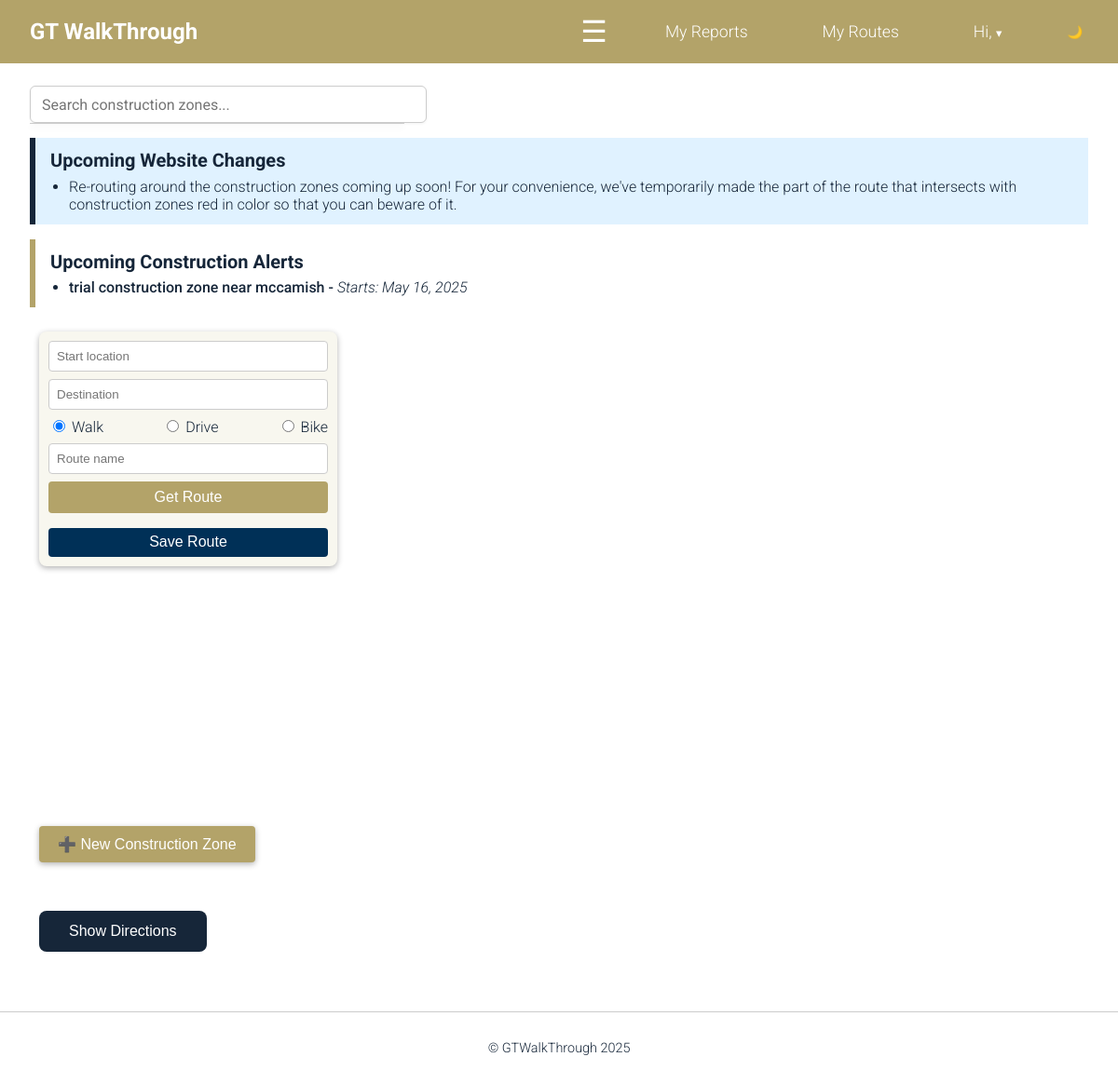
Screenshot of / (signed in) with the database file from the repository.
### gtwt_app/models.py (models this page shows, shortened)
class ConstructionZone(models.Model):
    description = models.TextField()
    start_date = models.DateField()
    end_date = models.DateField()
    coordinates = models.JSONField()
    created_at = models.DateTimeField(auto_now_add=True)
    submitted_by = models.ForeignKey(User, on_delete=models.CASCADE, null=True, blank=True)
    is_verified = models.BooleanField(default=False)
    color = models.CharField(max_length=7, default=generate_random_color)

### gtwt_app/views.py (the view)
# urls.py: path('', views.home, name='home'),
def home(request):
    if request.user.is_authenticated:
        today = date.today()
        upcoming_zones = (
            ConstructionZone.objects
            .filter(start_date__gt=today)
            .order_by('start_date')[:3]
        )
        zone_names = list(ConstructionZone.objects.values_list('description', flat=True))
        return render(request, 'home.html', {
            'upcoming_zones': upcoming_zones,
            'google_maps_api_key': settings.GOOGLE_MAPS_API_KEY,
            'zone_names_json': json.dumps(zone_names, cls=DjangoJSONEncoder)
        })
    else:
        return render(request, 'about.html')

### gtwt_app/templates/home.html (shortened to what this page needs)
{% extends "base.html" %} {% load static %} {% block content %}
<div class="search-container">
  <input
    type="text"
    id="zone-search"
    placeholder="Search construction zones..."
  />
  <ul id="search-results" class="dropdown-list"></ul>
</div>
{% if upcoming_zones %}
<section
  class="announcement-banner"
  style="background-color: #e0f2ff; border-left: 6px solid #162639"
>
  <h3>Upcoming Website Changes</h3>
  <ul class="alert-list">
    <li>
      Re-routing around the construction zones coming up soon! For your
      convenience, we've temporarily made the part of the route that intersects
      with construction zones red in color so that you can beware of it.
    </li>
  </ul>
</section>
<section class="announcement-banner">
  <h3>Upcoming Construction Alerts</h3>
  <ul class="alert-list">
    {% for zone in upcoming_zones %}
    <li>
      <span class="alert-desc">
        {{ zone.description|truncatechars:60 }} -
      </span>
      <span class="alert-date">
        Starts: {{ zone.start_date|date:"M j, Y" }}
      </span>
    </li>
    {% endfor %}
  </ul>
</section>
{% endif %}
<div
  style="position: relative; width: 100%; height: 600px; margin-bottom: 2rem"
>
  <div
    style="
      position: absolute;
      top: 10px;
      left: 10px;
      z-index: 5;
      background: #f8f7ef;
      border-radius: 8px;
      padding: 10px;
      box-shadow: 0 2px 6px rgba(0, 0, 0, 0.3);
      display: flex;
      flex-direction: column;
      gap: 0.5rem;
      width: 300px;
    "
  >
    <input
      id="start"
      type="text"
      placeholder="Start location"
      style="padding: 0.5rem; border-radius: 4px; border: 1px solid #ccc"
    />
    <input
      id="end"
      type="text"
      placeholder="Destination"
      style="padding: 0.5rem; border-radius: 4px; border: 1px solid #ccc"
    />
    <div style="display: flex; justify-content: space-between">
      <label
        ><input type="radio" name="mode" value="WALKING" checked /> Walk</label
      >
      <label><input type="radio" name="mode" value="DRIVING" /> Drive</label>
      <label><input type="radio" name="mode" value="BICYCLING" /> Bike</label>
    </div>
    <input
      id="route-name"
      type="text"
      placeholder="Route name"
      style="padding: 0.5rem; border-radius: 4px; border: 1px solid #ccc"
    />
    <button
      onclick="calculateRoute()"
      style="
        padding: 0.5rem;
        background-color: #b3a369;
        color: white;
        border: none;
        border-radius: 4px;
        cursor: pointer;
        font-size: 16px;
      "
    >
      Get Route
    </button>
    <button
      id="save-route-btn"
      style="
        margin-top: 0rem;
        padding: 0.4rem 0.8rem;
        background: #003057;
        color: white;
        border: none;
        border-radius: 4px;
        cursor: pointer;
        font-size: 16px;
      "
    >
      Save Route
    </button>
  </div>
  <div id="map" style="width: 100%; height: 100%"></div>
  <button
    id="startDrawingBtn"
    style="
      position: absolute;
      bottom: 20px;
      left: 10px;
      z-index: 1000;
      background-color: #b3a369;
      color: white;
      border: none;
      padding: 10px 20px;
      font-size: 16px;
      border-radius: 4px;
      box-shadow: 0 2px 6px rgba(0, 0, 0, 0.3);
      cursor: pointer;
    "
  >
    ➕ New Construction Zone
  </button>
</div>
<div style="margin-top: 2rem; text-align: left">
  <button
    onclick="toggleSteps()"
    style="
      background: var(--clr-GT-blue);
      color: white;
      border: none;
      padding: 0.8rem 2rem;
      font-size: 16px;
      border-radius: 8px;
      cursor: pointer;
      transition: background-color 0.3s, transform 0.2s;
      margin-left: 10px; /* slight indent */
    "
    onmouseover="this.style.backgroundColor='#0e1c2a'; this.style.transform='scale(1.05)';"
    onmouseout="this.style.backgroundColor='var(--clr-GT-blue)'; this.style.transform='scale(1)';"
  >
    Show Directions
  </button>
</div>
{% endblock %}

### gtwt_app/static/css/style.css (style rules this page uses)
:root { --clr-GT-blue: #162639; --clr-GT-gold: #B3A369; --clr-GT-gold-dark: #8f7b43; --clr-nav: var(--clr-GT-gold); --clr-bg: white; --clr-text: #162639; --fs-base: 1rem; --fs-lg: 1.5rem; --fs-xl: 2rem; --space-sm: 0.5rem; --space-md: 1rem; --space-lg: 2rem; }
body { font-family: "Roboto", sans-serif; margin: 0; padding: 0; background-color: var(--clr-bg); color: var(--clr-text); font-weight: 300; }
.search-container { position: relative; max-width: 400px; width: 100%; margin: 1rem 0; z-index: 1001; }
#zone-search { width: 100%; padding: 0.6rem 0.75rem; font-size: 1rem; border: 1px solid #ccc; border-radius: 6px; box-shadow: 0 1px 3px rgba(0, 0, 0, 0.05); font-family: "Roboto", sans-serif; transition: border-color 0.2s ease, box-shadow 0.2s ease; }
#search-results { position: absolute; top: 100%; left: 0; width: 100%; background: white; border: 1px solid #ccc; border-top: none; border-radius: 0 0 6px 6px; max-height: 200px; overflow-y: auto; list-style: none; margin: 0; padding: 0; box-shadow: 0 4px 6px rgba(0,0,0,0.1); z-index: 1002; }
.announcement-banner { background-color: var(--clr-bg); border-left: 6px solid #B3A369; padding: 0.75rem 1rem; margin: 0 0 1rem 0; width: 100%; box-sizing: border-box; border-radius: 0; font-family: "Roboto", sans-serif; }
.announcement-banner h3 { color: #162639; font-size: 1.25rem; margin: 0 0 0.4rem 0; }
.alert-list { list-style: disc; padding-left: 1.25rem; margin: 0; font-size: 1rem; color: var(--clr-text); }
.alert-desc { font-weight: 500; color: var(--clr-text); }
.alert-date { font-style: italic; color: var(--clr-text); }
html, body { height: 100%; margin: 0; display: flex; flex-direction: column; }

### rows the page displays
ConstructionZone: description "trial construction zone near mccamish", start_date "May 16, 2025"
